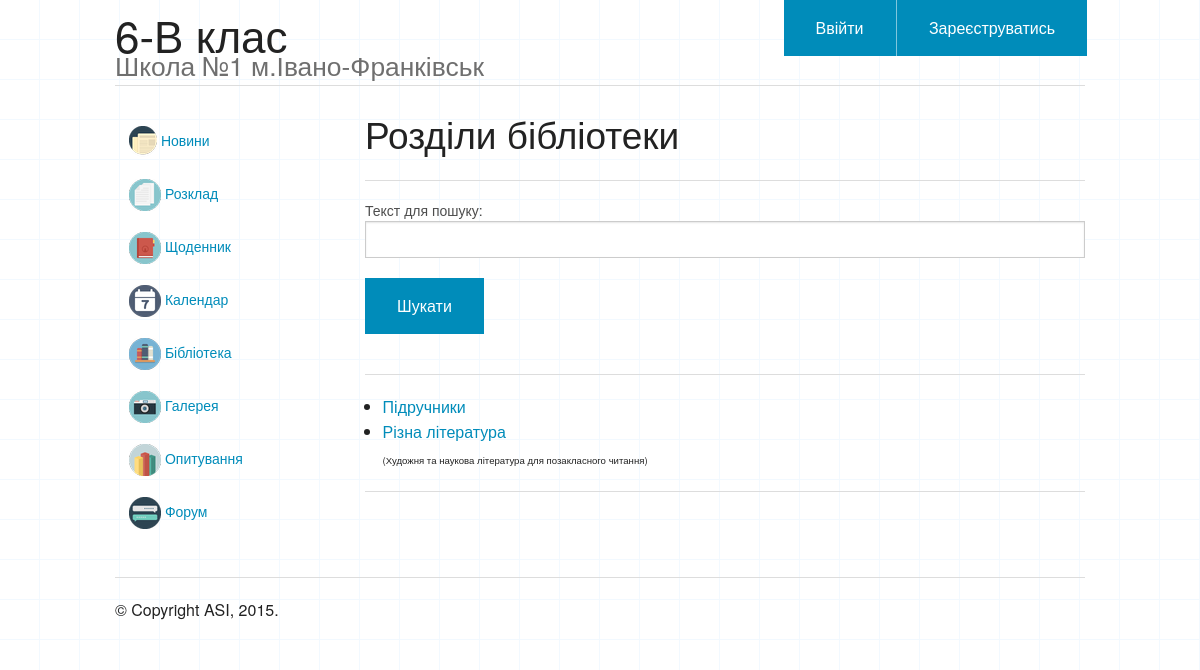
/library/, run on the app's committed database.
### library/models.py (models this page shows, shortened)
class Library(models.Model):
    title = models.CharField(max_length=60, verbose_name="Назва")
    description = models.CharField(max_length=200, verbose_name="Опис", blank=True)
    class Meta:
        ordering = ["title"]

### library/views.py (the view)
# urls.py: url(r'^library/', include('library.urls')),
def library(request):
    dataset = Library.objects.all()
    title = "Розділи бібліотеки"
    search_form = SearchForm(request.POST or None)
    if search_form.is_valid():
        if "search_text" in search_form.cleaned_data:
            search_text = search_form.cleaned_data["search_text"]
            dataset = dataset.filter(title__contains=search_text)
    context = {"dataset": dataset,
               "title": title,
               "search_form": search_form}
    return render(request, "library/library.html", context)

### library/forms.py
class SearchForm(Form):
    search_text = CharField(max_length=20, label="Текст для пошуку")

### library/templates/library/library.html (shortened to what this page needs)
{% extends "base/base.html" %}
{% block content %}
<h2>{{ title }}</h2>
<hr>
<form method="post" action="">
	{{ search_form.as_p }}
	<input type="submit" value="Шукати" class="submit button" name="search_btn"/>
</form>
<hr>
<ul>
{% if dataset %}
	{% for row in dataset %}
	<li>
		<a href="/library/{{ row.id }}/">{{ row.title }}</a>
		{% if row.description %}
			<br>
			<small>({{ row.description}})</small>
		{% endif%}
	</li>
	{% endfor %}
{% endif %}
</ul>
<hr>
{% endblock %}

### base/static/base/css/main.css (style rules this page uses)
body { background: url(../images/bg2.gif) repeat; }

### data on the page
Library: title "Підручники"
Library: title "Різна література", description "Художня та наукова література для позакласного читання"

### other printed values
{{ title }} "Розділи бібліотеки"
